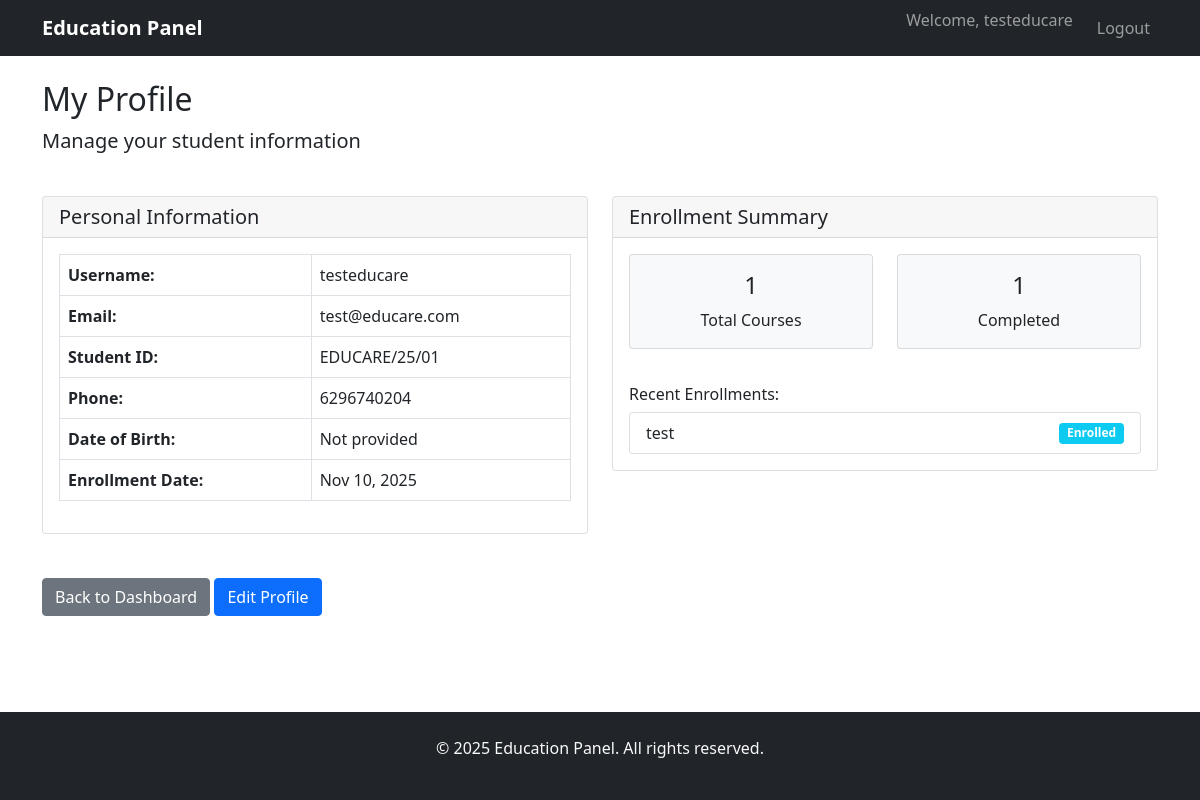
/students/profile/ (signed in), run on the app's committed database.
### apps/accounts/models.py (models this page shows, shortened)
class User(AbstractUser):
    ROLE_CHOICES = (
        ('admin', 'Admin'),
        ('teacher', 'Teacher'),
        ('student', 'Student'),
    )
    role = models.CharField(max_length=20, choices=ROLE_CHOICES, default='teacher')
    phone = models.CharField(max_length=15, blank=True)
    profile_picture = models.ImageField(upload_to='profile_pictures/', blank=True)
    date_joined = models.DateTimeField(auto_now_add=True)
    is_approved = models.BooleanField(default=False)  # For teacher approval

### apps/students/models.py (models this page shows, shortened)
class StudentProfile(models.Model):
    user = models.OneToOneField(User, on_delete=models.CASCADE)
    student_id = models.CharField(max_length=20, unique=True)
    date_of_birth = models.DateField(null=True, blank=True)
    address = models.TextField(blank=True)
    enrollment_date = models.DateField(auto_now_add=True)
    class Meta:
        app_label = 'students'

class Enrollment(models.Model):
    STATUS_CHOICES = (
        ('pending', 'Pending Payment'),
        ('enrolled', 'Enrolled'),
        ('in_progress', 'In Progress'),
        ('completed', 'Completed'),
        ('dropped', 'Dropped'),
        ('cancelled', 'Cancelled'),
    )
    student = models.ForeignKey(User, on_delete=models.CASCADE)
    course = models.ForeignKey('courses.Course', on_delete=models.CASCADE)
    enrollment_date = models.DateTimeField(auto_now_add=True)
    status = models.CharField(max_length=20, choices=STATUS_CHOICES, default='pending')
    completion_date = models.DateTimeField(null=True, blank=True)
    progress = models.IntegerField(default=0)
    final_grade = models.DecimalField(max_digits=5, decimal_places=2, null=True, blank=True)
    certificate_issued = models.BooleanField(default=False)
    certificate_issue_date = models.DateTimeField(null=True, blank=True)
    class Meta:
        app_label = 'students'
        unique_together = ['student', 'course']

### apps/courses/models.py (models this page shows, shortened)
class Course(models.Model):
    LEVEL_CHOICES = (
        ('beginner', 'Beginner'),
        ('intermediate', 'Intermediate'),
        ('advanced', 'Advanced'),
    )
    STATUS_CHOICES = (
        ('draft', 'Draft'),
        ('published', 'Published'),
        ('archived', 'Archived'),
    )
    title = models.CharField(max_length=200)
    subtitle = models.CharField(max_length=300, blank=True)
    description = models.TextField()
    code = models.CharField(max_length=20, unique=True)
    category = models.ForeignKey(Category, on_delete=models.SET_NULL, null=True, blank=True)
    credits = models.IntegerField(default=3)
    level = models.CharField(max_length=20, choices=LEVEL_CHOICES, default='beginner')
    duration_weeks = models.IntegerField(default=12)
    price = models.DecimalField(max_digits=8, decimal_places=2, default=0.00)
    discount_price = models.DecimalField(max_digits=8, decimal_places=2, null=True, blank=True)
    thumbnail = models.ImageField(upload_to='course_thumbnails/', blank=True)
    video_intro = models.FileField(upload_to='course_intros/', blank=True)
    is_featured = models.BooleanField(default=False)
    status = models.CharField(max_length=20, choices=STATUS_CHOICES, default='draft')
    created_by = models.ForeignKey(User, on_delete=models.CASCADE, limit_choices_to={'role': 'teacher'})
    created_at = models.DateTimeField(auto_now_add=True)
    updated_at = models.DateTimeField(auto_now=True)
    requirements = models.TextField(blank=True)
    learning_outcomes = models.TextField(blank=True)
    class Meta:
        app_label = 'courses'
        ordering = ['-created_at']

### apps/students/views.py (the view)
# urls.py: path('profile/', views.student_profile, name='student_profile'),
@login_required
def student_profile(request):
    if request.user.role != 'student':
        messages.error(request, 'Access denied.')
        return redirect('home')
    try:
        profile = StudentProfile.objects.get(user=request.user)
    except StudentProfile.DoesNotExist:
        profile = StudentProfile.objects.create(user=request.user, student_id=f"STU{request.user.id:04d}")
    enrollments = Enrollment.objects.filter(student=request.user)
    context = {
        'profile': profile,
        'enrollments': enrollments,
    }
    return render(request, 'students/profile.html', context)

### templates/students/profile.html (shortened to what this page needs)
{% extends 'base.html' %}
{% block content %}
<div class="row">
    <div class="col-md-12">
        <h2>My Profile</h2>
        <p class="lead">Manage your student information</p>
    </div>
</div>
<div class="row mt-4">
    <div class="col-md-6">
        <div class="card">
            <div class="card-header">
                <h5 class="card-title mb-0">Personal Information</h5>
            </div>
            <div class="card-body">
                <table class="table table-bordered">
                    <tr>
                        <th>Username:</th>
                        <td>{{ user.username }}</td>
                    </tr>
                    <tr>
                        <th>Email:</th>
                        <td>{{ user.email }}</td>
                    </tr>
                    <tr>
                        <th>Student ID:</th>
                        <td>{{ profile.student_id }}</td>
                    </tr>
                    <tr>
                        <th>Phone:</th>
                        <td>{{ user.phone|default:"Not provided" }}</td>
                    </tr>
                    <tr>
                        <th>Date of Birth:</th>
                        <td>{{ profile.date_of_birth|default:"Not provided" }}</td>
                    </tr>
                    <tr>
                        <th>Enrollment Date:</th>
                        <td>{{ profile.enrollment_date|date:"M d, Y" }}</td>
                    </tr>
                </table>
            </div>
        </div>
    </div>
    <div class="col-md-6">
        <div class="card">
            <div class="card-header">
                <h5 class="card-title mb-0">Enrollment Summary</h5>
            </div>
            <div class="card-body">
                <div class="row text-center">
                    <div class="col-md-6">
                        <div class="card bg-light">
                            <div class="card-body">
                                <h4>{{ enrollments.count }}</h4>
                                <p class="mb-0">Total Courses</p>
                            </div>
                        </div>
                    </div>
                    <div class="col-md-6">
                        <div class="card bg-light">
                            <div class="card-body">
                               <h4>{{ enrollments|length }}</h4>
                                <p class="mb-0">Completed</p>
                            </div>
                        </div>
                    </div>
                </div>
                <div class="mt-3">
                    <h6>Recent Enrollments:</h6>
                    <ul class="list-group">
                        {% for enrollment in enrollments|slice:":5" %}
                        <li class="list-group-item d-flex justify-content-between align-items-center">
                            {{ enrollment.course.title }}
                            <span class="badge
                                {% if enrollment.status == 'completed' %}bg-success
                                {% elif enrollment.status == 'in_progress' %}bg-warning
                                {% else %}bg-info{% endif %}">
                                {{ enrollment.status|title }}
                            </span>
                        </li>
                        {% empty %}
                        <li class="list-group-item">No enrollments yet</li>
                        {% endfor %}
                    </ul>
                </div>
            </div>
        </div>
    </div>
</div>
<div class="row mt-4">
    <div class="col-md-12">
        <a href="{% url 'student_dashboard' %}" class="btn btn-secondary">Back to Dashboard</a>
        <button class="btn btn-primary" onclick="alert('Profile editing feature coming soon!')">Edit Profile</button>
    </div>
</div>
{% endblock %}

### templates/base.html (shortened to what this page needs)
<!DOCTYPE html>
<html lang="en">
<head>
    <link href="https://cdn.jsdelivr.net/npm/bootstrap@5.1.3/dist/css/bootstrap.min.css" rel="stylesheet">
</head>
<body>
    <nav class="navbar navbar-expand-lg navbar-dark bg-dark">
        <div class="container">
            <a class="navbar-brand" href="{% url 'home' %}">Education Panel</a>
            <div class="collapse navbar-collapse" id="navbarNav">
                <ul class="navbar-nav ms-auto">
                    {% if user.is_authenticated %}
                        <li class="nav-item">
                            <span class="navbar-text me-3">
                                Welcome, {{ user.username }}
                            </span>
                        </li>
                        <li class="nav-item">
                            <a class="nav-link" href="{% url 'logout' %}">Logout</a>
                        </li>
                    {% endif %}
                </ul>
            </div>
        </div>
    </nav>
    <main class="flex-grow-content">
        <div class="container mt-4">
            {% block content %}
            {% endblock %}
        </div>
    </main>
    <footer class="bg-dark text-light">
        <div class="container py-4">
            <div class="text-center">
                <p>&copy; 2025 Education Panel. All rights reserved.</p>
            </div>
        </div>
    </footer>
</body>
</html>

### templates/base.html (style rules this page uses)
.navbar-brand { font-weight: bold; }
.card { margin-bottom: 20px; }
html, body { height: 100%; margin: 0; }
body { display: flex; flex-direction: column; }
.flex-grow-content { flex-grow: 1; }

### data on the page
User: username "testeducare", email "test@educare.com", phone "6296740204"
StudentProfile: student_id "EDUCARE/25/01", date_of_birth "Not provided", enrollment_date "Nov 10, 2025"
Enrollment: course "test", status "Enrolled"

### other printed values
{{ enrollments.count }} "1"
{{ enrollments|length }} "1"
